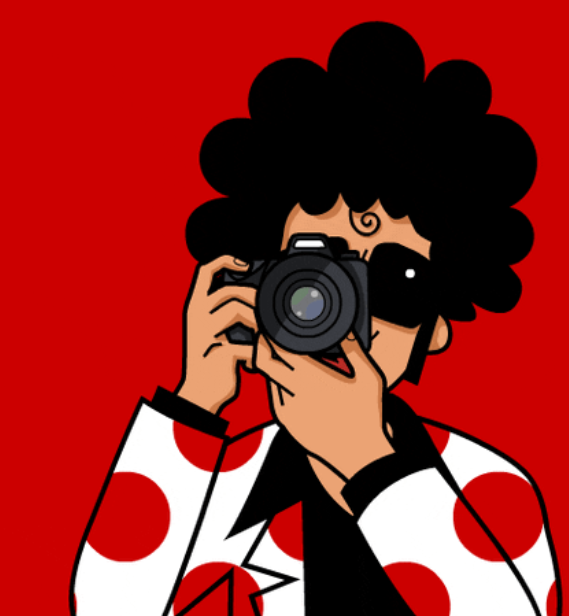
#> input picture pics/camera-1.png, 569 x 616 px, found by its file name
$ python create-gif-2.py
#> lines starting #> are read from the running program, lines starting #| are printed output that depends on the picture
import imageio.v3 as iio
from PIL import Image
import numpy as np

files = ['camera-1.png' , 'camera-2.png']
cameras = [ ]

size = (400,400)

for file in files:
  img = Image.open(file)
#> img is the input picture: PIL image 569x616 RGBA; mean R, G, B, A 148.6, 38.6, 35.3, 255
  img = img.resize(size)
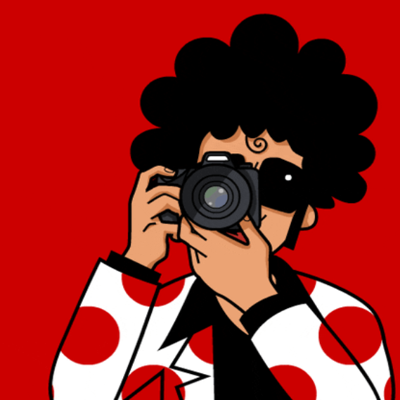
#> img: PIL image 400x400 RGBA; mean R, G, B, A 148.6, 38.6, 35.3, 255
  cameras.append(np.array(img))
#> pass 2 of the loop `for file in files:`:
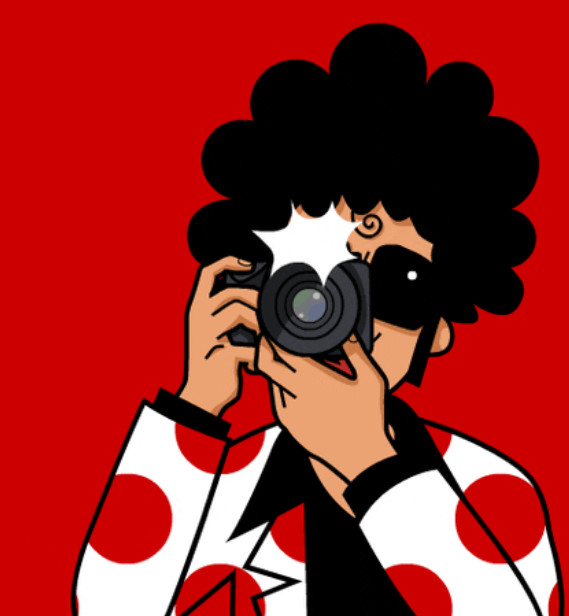
#> input picture pics/camera-2.png, 569 x 616 px, found by its file name
#> img is the input picture: PIL image 569x616 RGBA; mean R, G, B, A 150.6, 40.4, 37.3, 255
#> `img = img.resize(size)`:
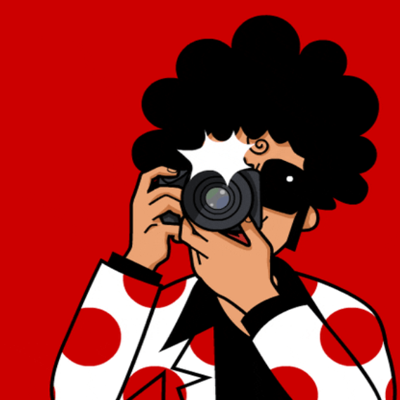
#> img: PIL image 400x400 RGBA; mean R, G, B, A 150.6, 40.4, 37.3, 255

iio.imwrite('camer-click1.gif' , cameras , duration=500 , loop=0)
